Frame 1 (no input): blank canvas, image omitted
Frame 60 (the mouse pressed at the canvas centre just before this capture): blank canvas, image omitted
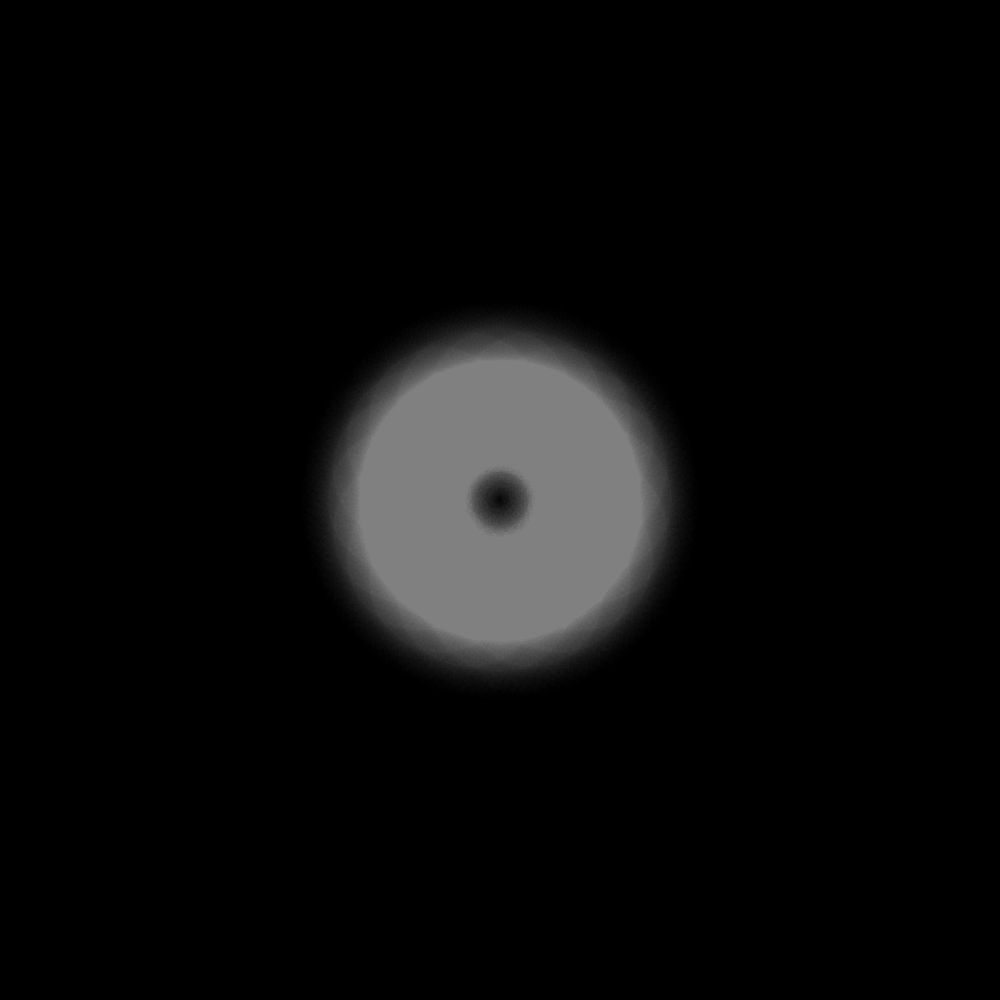
Frame 120 (the mouse held since frame 60 and released just before this capture)

The Processing sketch whose frames 1 and 60 were blank and that drew this single picture after the mouse press (run headless with seeded random() and noise(); from frame 60 on, the mouse is pressed at the canvas centre):

// Processing sketch: testtriangolinest
// ── testtriangolinest.pde
void setup()
{
   size(1000,1000); 
   background(0);
   
}

float angle = 0.0f;
int size = 100;


int n = 20;
float porzAngle = 6.28f / n;
float maxAlpha = 100;
float alphaS = 0.01;

void draw()
{
  if(!mousePressed)
    return;
  angle = angle + 0.1f; 
  float x1,y1,x2,y2,x3,y3;
  x2 = size*cos(PI/2); y2= size*sin(PI/2);
  x1 = size * cos(PI + PI/4); y1=size * sin(PI + PI/4);
  x3 = size * cos ( (PI/4) + (3*PI/2)); y3= size * sin( (PI/4)+(3*PI/2) );
  
  
//  pushMatrix();
//  translate(mouseX,mouseY);
//  rotate(angle);
//    fill(255,1);
//    stroke(255,alphaS * maxAlpha);
//    triangle(x1,y1,x2,y2,x3,y3);
//  popMatrix();
  
  
  for(int i=0;i<n;i++)
  {
     pushMatrix();
      translate(mouseX+size*cos(i*porzAngle),mouseY+size*sin(i*porzAngle));
      rotate(angle);
        fill(255,1);
        stroke(255,alphaS * maxAlpha);
        triangle(x1,y1,x2,y2,x3,y3);
    popMatrix();
  } 
  
//  pushMatrix();
//  translate(mouseX+x1,mouseY+y1);
//  rotate(angle);
//    noFill();
//    stroke(255,20);
//    triangle(x1,y1,x2,y2,x3,y3);
//  popMatrix();
//  
//  pushMatrix();
//  translate(mouseX+x2,mouseY+y2);
//  rotate(angle);
//    noFill();
//    stroke(255,20);
//    triangle(x1,y1,x2,y2,x3,y3);
//  popMatrix();
//  
//  pushMatrix();
//  translate(mouseX+x3,mouseY+y3);
//  rotate(angle);
//    noFill();
//    stroke(255,20);
//    triangle(x1,y1,x2,y2,x3,y3);
//  popMatrix();
}

 
